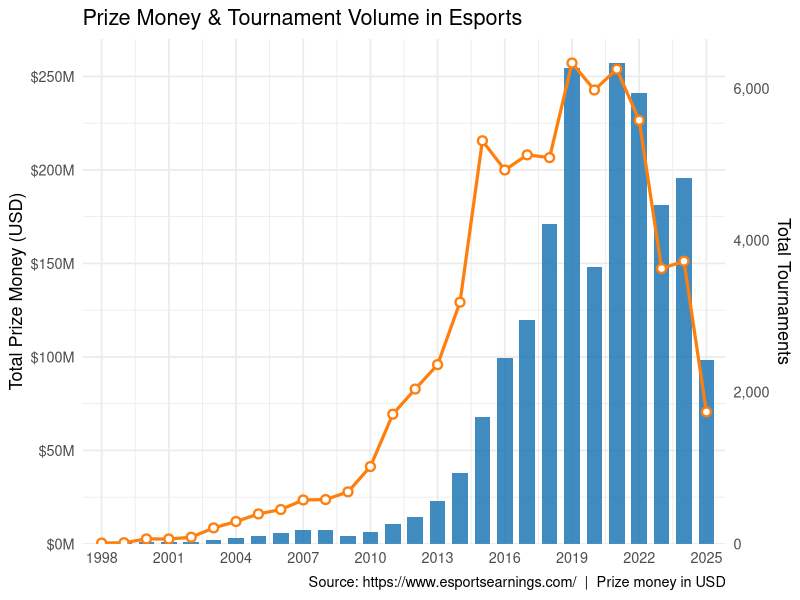
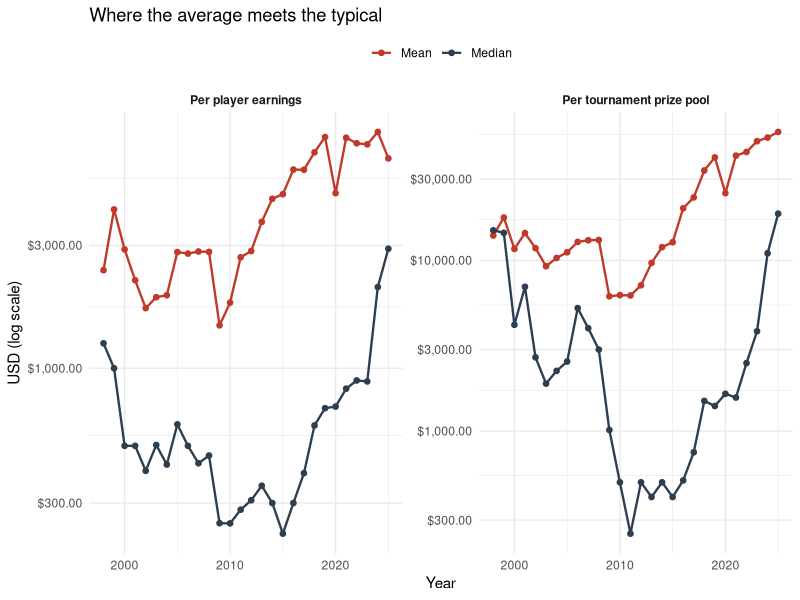
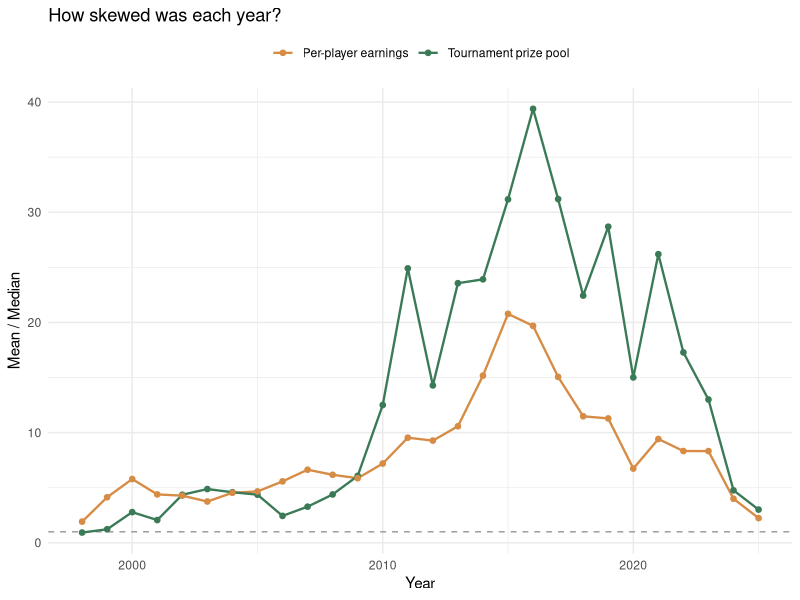
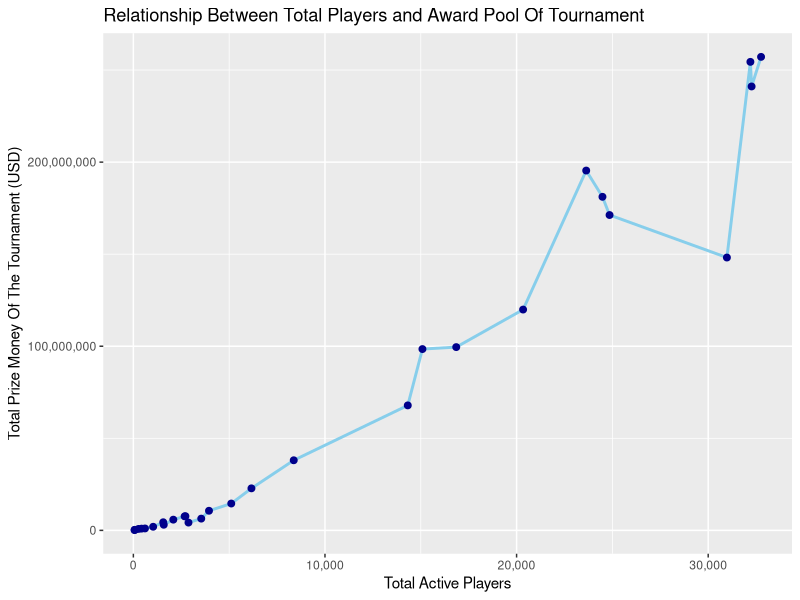
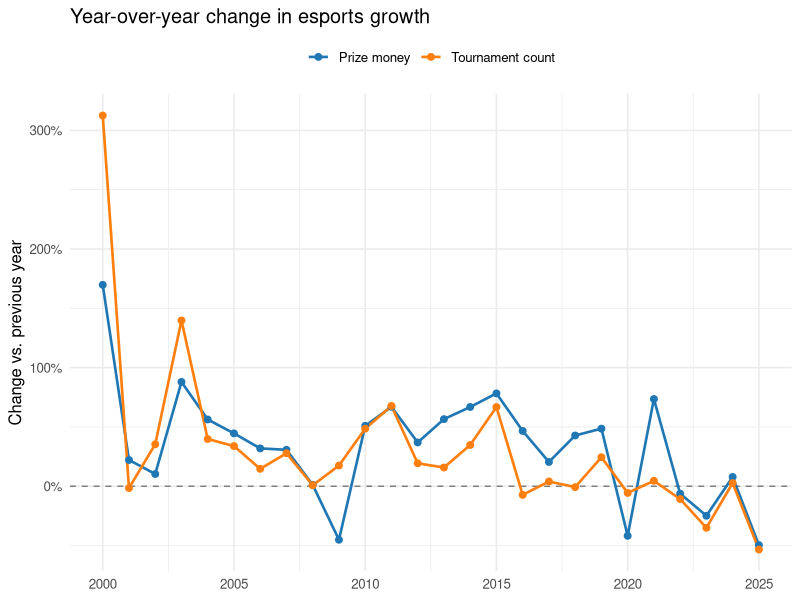

Source code (R) for these figures, in order:
## ---- chunk 1
#| label: setup
#| include: false

library(tidyverse)
library(scales)
library(knitr)
## ---- chunk 2
#| label: data-load
#| include: false

esports <- read_csv("Esports_Stats.csv", show_col_types = FALSE) |>
  rename(
    prize_money                  = `Total Prize Money`,
    total_tournaments            = `Total Tournaments`,
    total_active_players         = `Total Active Players`,
    mean_tournament_prize_pool   = `Mean Tournament Prize Pool`,
    mean_earnings_per_player     = `Mean Earnings/Player`,
    median_tournament_prize_pool = `Median Tournament Prize Pool`,
    median_earnings_per_player   = `Median Earnings/Player`
  )
## ---- chunk 3
#| label: tbl-vars
#| tbl-cap: "Variables in Esports_Stats.csv (1998-2025, 28 rows)."

tibble(
  Variable = c("year", "prize_money", "total_tournaments",
               "total_active_players",
               "mean_tournament_prize_pool",
               "median_tournament_prize_pool",
               "mean_earnings_per_player",
               "median_earnings_per_player"),
  Type = c("integer", "numeric (USD)", "integer", "integer",
           "numeric (USD)", "numeric (USD)",
           "numeric (USD)", "numeric (USD)"),
  Description = c(
    "Calendar year of the observation",
    "Sum of prize money awarded across all tracked tournaments that year",
    "Number of tracked tournaments held that year",
    "Players with at least one tracked tournament result that year",
    "Average prize pool across all tournaments that year",
    "Middle prize pool when tournaments are sorted by size",
    "Average winnings per active player that year",
    "Middle player's winnings when players are sorted by total earnings"
  )
) |>
  knitr::kable()
## ---- chunk 4
#| label: tbl-era-summary
#| tbl-cap: "Esports industry by era. Total prize money is summed within each era; the other columns are within-era averages."

esports |>
  mutate(era = case_when(
    year <= 2009 ~ "1. Early adoption (1998-2009)",
    year <= 2018 ~ "2. Rapid growth (2010-2018)",
    year <= 2022 ~ "3. Peak (2019-2022)",
    TRUE         ~ "4. Contraction (2023-2025)"
  )) |>
  group_by(era) |>
  summarize(
    total_prize_usd = round(sum(prize_money)),
    avg_tournaments = round(mean(total_tournaments)),
    avg_players     = round(mean(total_active_players)),
    avg_mm_ratio    = round(mean(mean_tournament_prize_pool /
                                 median_tournament_prize_pool), 1),
    .groups = "drop"
  ) |>
  knitr::kable(
    col.names = c("Era", "Total prize money (USD)",
                  "Avg tournaments / yr", "Avg active players / yr",
                  "Mean / median ratio"),
    format.args = list(big.mark = ",")
  )
## ---- chunk 5
#| label: fig-PrizeMoney-Tournaments
#| fig-cap: "Annual esports prize money (bars, left axis) and total tournaments held (line, right axis) from 1998 to 2025. Prize money values have been scaled to millions of USD for readability."
#| fig-alt: "Bar and line chart of total esports prize money and tournament count from 1998 to 2025. Both rise together until 2019, after which the tournament count drops sharply while prize money stays elevated through 2021, then falls."

df <- esports |>
  select(year, prize_money, total_tournaments)

scale_factor <- max(df$prize_money) / max(df$total_tournaments)

col_prize <- "#1f77b4"   # prize money
col_tourn <- "#ff7f0e"   # tournament count

p <- ggplot(df, aes(x = year)) +

  geom_col(
    aes(y = prize_money),
    fill  = col_prize,
    alpha = 0.85,
    width = 0.7
  ) +
  geom_line(
    aes(y = total_tournaments * scale_factor),
    color     = col_tourn,
    linewidth = 1.1
  ) +
  geom_point(
    aes(y = total_tournaments * scale_factor),
    color = col_tourn,
    size  = 2.2,
    shape = 21,
    fill  = "white",
    stroke = 1.2
  ) +
  
  # Dual y-axes
  scale_y_continuous(
    name   = "Total Prize Money (USD)",
    labels = function(x) paste0("$", x / 1e6, "M"),
    expand = expansion(mult = c(0, 0.05)),
    sec.axis = sec_axis(
      transform = ~ . / scale_factor,
      name      = "Total Tournaments",
      labels    = function(x) formatC(x, format = "d", big.mark = ",")
    )
  ) +
  scale_x_continuous(
    breaks = seq(1998, 2025, by = 3),
    expand = expansion(add = 0.5)
  ) +

  theme_minimal(base_size = 13) +
  
  labs(
    title    = "Prize Money & Tournament Volume in Esports",
    x        = NULL,
    caption  = "Source: https://www.esportsearnings.com/  |  Prize money in USD"
  )
p

## ---- chunk 6
#| label: fig-MeanVsMedian
#| fig-cap: "Mean and median over time, on a log scale. Left: prize pool per tournament. Right: earnings per active player."
#| fig-alt: "Two-panel line chart on a log scale. The left panel plots the mean and median tournament prize pool by year; the right panel plots the mean and median earnings per player. The mean stays well above the median in both panels until around 2022, after which the two lines converge."
#| fig-pos: H
#| fig-width: 9
#| fig-height: 4.2

mvm_long <- esports |>
  select(year,
         mean_tournament_prize_pool, median_tournament_prize_pool,
         mean_earnings_per_player, median_earnings_per_player) |>
  pivot_longer(-year, names_to = "metric", values_to = "value") |>
  mutate(
    panel = if_else(str_detect(metric, "tournament"),
                    "Per tournament prize pool",
                    "Per player earnings"),
    center_type = if_else(str_detect(metric, "^mean"), "Mean", "Median")
  )

ggplot(mvm_long, aes(x = year, y = value, color = center_type)) +
  geom_line(linewidth = 0.8) +
  geom_point(size = 1.6) +
  facet_wrap(~ panel, scales = "free_y") +
  scale_y_log10(labels = dollar) +
  scale_color_manual(values = c("Mean" = "#c0392b", "Median" = "#2c3e50")) +
  labs(
    title = "Where the average meets the typical",
    x = "Year", y = "USD (log scale)", color = NULL
  ) +
  theme_minimal(base_size = 11) +
  theme(legend.position = "top",
        strip.text = element_text(face = "bold"))
## ---- chunk 7
#| label: fig-MMratio
#| fig-cap: "Ratio of mean to median over time. A value of 1 (dashed line) would mean a perfectly balanced distribution; everything above it is right-skew."
#| fig-alt: "Line chart showing the ratio of mean to median for tournament prize pools and per-player earnings. The tournament line peaks above 30 in the late 2010s and crashes to about 3 by 2025. The player-earnings line stays between 3 and 15 throughout."
#| fig-pos: H
#| fig-width: 9
#| fig-height: 3.5

ratio_long <- esports |>
  transmute(
    year,
    `Tournament prize pool` =
      mean_tournament_prize_pool / median_tournament_prize_pool,
    `Per-player earnings`   =
      mean_earnings_per_player / median_earnings_per_player
  ) |>
  pivot_longer(-year, names_to = "metric", values_to = "ratio")

ggplot(ratio_long, aes(x = year, y = ratio, color = metric)) +
  geom_hline(yintercept = 1, linetype = "dashed", color = "grey60") +
  geom_line(linewidth = 0.8) +
  geom_point(size = 1.6) +
  scale_color_manual(values = c("Tournament prize pool" = "#3b7a57",
                                "Per-player earnings"   = "#d68c45")) +
  labs(
    title = "How skewed was each year?",
    x = "Year", y = "Mean / Median", color = NULL
  ) +
  theme_minimal(base_size = 11) +
  theme(legend.position = "top")
## ---- chunk 8
#| label: fig-PlayersAndPrice
#| fig-cap: "Relationship Between Total Players and Award Pool Of Tournament"
#| fig-alt: "Line-and-point chart of total prize money against the number of active players, with each point representing one year. The path rises steeply, then loops back on itself in the early 2020s before dropping again."
#| fig-pos: H
#| fig-width: 9
#| fig-height: 4.5

ggplot(esports, aes(x = total_active_players, y = prize_money)) +
  geom_line(color = "skyblue", linewidth = 1) +
  geom_point(color = "darkblue", size = 2) +
  scale_x_continuous(labels = comma) +
  scale_y_continuous(labels = comma) +
  labs(
    title = "Relationship Between Total Players and Award Pool Of Tournament",
    x = "Total Active Players",
    y = "Total Prize Money Of The Tournament (USD)"
  )
## ---- chunk 9
#| label: fig-yoy-growth
#| fig-cap: "Year-over-year percent change in total prize money and tournament count, 2000-2025. Values above the dashed line indicate growth from the previous year; values below indicate contraction."
#| fig-alt: "Two lines showing the year-over-year percent change in prize money and tournament count from 2000 to 2025. Both drop sharply in 2020, recover unevenly in 2021, and turn negative again from 2023 onward."
#| fig-pos: H
#| fig-width: 9
#| fig-height: 4

esports |>
  arrange(year) |>
  mutate(
    prize_yoy = (prize_money - lag(prize_money)) /
                  lag(prize_money) * 100,
    tourn_yoy = (total_tournaments - lag(total_tournaments)) /
                  lag(total_tournaments) * 100
  ) |>
  filter(year >= 2000) |>
  pivot_longer(c(prize_yoy, tourn_yoy),
               names_to = "metric", values_to = "yoy_pct") |>
  mutate(metric = recode(metric,
                         prize_yoy = "Prize money",
                         tourn_yoy = "Tournament count")) |>
  ggplot(aes(x = year, y = yoy_pct, color = metric)) +
  geom_hline(yintercept = 0, linetype = "dashed", color = "grey50") +
  geom_line(linewidth = 0.9) +
  geom_point(size = 2) +
  scale_color_manual(values = c("Prize money"      = "#1f77b4",
                                "Tournament count" = "#ff7f0e")) +
  scale_y_continuous(labels = function(x) paste0(x, "%")) +
  scale_x_continuous(breaks = seq(2000, 2025, by = 5)) +
  labs(
    title = "Year-over-year change in esports growth",
    x = NULL, y = "Change vs. previous year", color = NULL
  ) +
  theme_minimal(base_size = 12) +
  theme(legend.position = "top")
